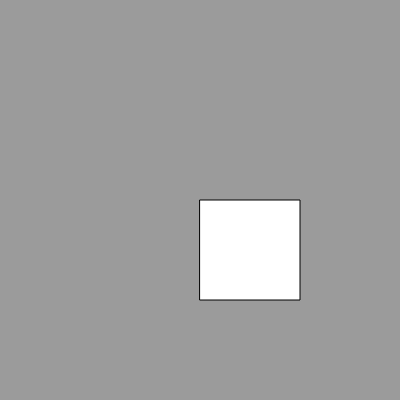
Frame 1 (no input)
Frame 60 (no input): identical to frame 1, image omitted
Frame 120 (the mouse pressed at the canvas centre since frame 60): identical to frame 1, image omitted

The p5.js sketch that drew this single still picture (run headless with seeded random() and noise() and a simulated clock; from frame 60 on, the mouse is pressed at the canvas centre):

// p5.js sketch
// ── sketch.js
function setup() {
  createCanvas(400, 400);
}

function draw() {
  background(155);
  if (mouseX > 200) {
    fill(0);
    ellipse(200, 200, 100, 100);
  }
  else{
    rect(200,200,100,100);
  }
}
